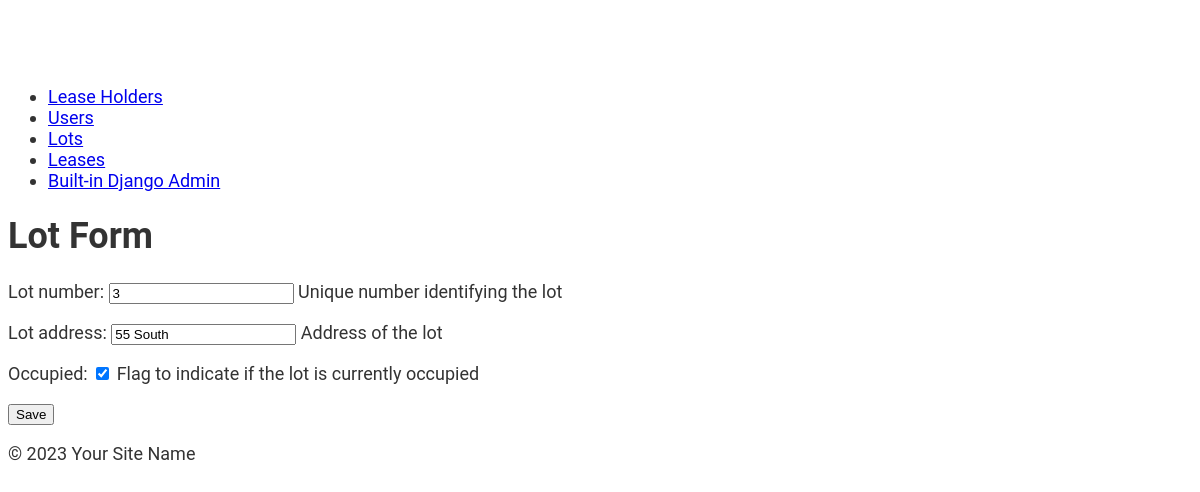
/api/lots/7/edit/, run on the app's committed database.
### lots/models.py (models this page shows, shortened)
class Lot(models.Model):
    lot_number = models.IntegerField(unique=True, help_text="Unique number identifying the lot")
    lot_address = models.CharField(max_length=300, help_text="Address of the lot")
    occupied = models.BooleanField(default=False, help_text="Flag to indicate if the lot is currently occupied")

### lots/views.py (the view)
# urls.py: path('lots/<int:pk>/edit/', lot_update, name='lot_update'),
def lot_update(request, pk):
    lot = get_object_or_404(Lot, pk=pk)
    form = LotForm(request.POST or None, instance=lot)
    if form.is_valid():
        form.save()
        return redirect('lot_list')
    return render(request, 'lots/lot_form.html', {'form': form})

### lots/forms.py
class LotForm(forms.ModelForm):
    class Meta:
        model = Lot
        fields = ['lot_number', 'lot_address', 'occupied']

### lots/templates/lots/lot_form.html (shortened to what this page needs)
{% extends 'lots/base.html' %}
{% block content %}
<h1>Lot Form</h1>
<form method="post">
    {{ form.as_p }}
    <button type="submit">Save</button>
</form>
{% endblock %}

### lots/static/lots/style.css (style rules this page uses)
body { font-family: 'Roboto', sans-serif; font-size: 18px; color: #333; padding-top: 60px; }
h1, h2, h3, h4, h5, h6 { font-weight: 700; }

### data on the page
Lot: lot_number "3", lot_address "55 South", occupied "☑"
